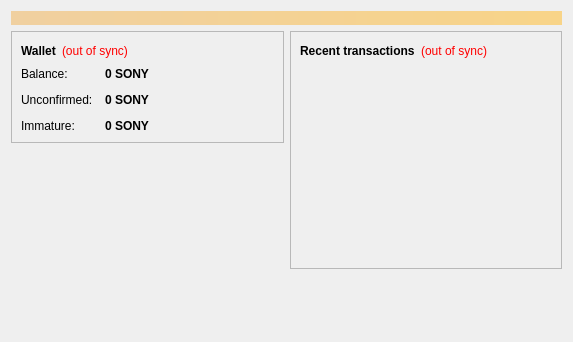
<?xml version="1.0" encoding="UTF-8"?>
<ui version="4.0">
 <class>OverviewPage</class>
 <widget class="QWidget" name="OverviewPage">
  <property name="geometry">
   <rect>
    <x>0</x>
    <y>0</y>
    <width>573</width>
    <height>342</height>
   </rect>
  </property>
  <property name="windowTitle">
   <string>Form</string>
  </property>
  <layout class="QVBoxLayout" name="topLayout">
   <item>
    <widget class="QLabel" name="labelAlerts">
     <property name="visible">
      <bool>false</bool>
     </property>
     <property name="styleSheet">
      <string notr="true">background-color: qlineargradient(x1: 0, y1: 0, x2: 1, y2: 0, stop:0 #F0D0A0, stop:1 #F8D488); color:#000000;</string>
     </property>
     <property name="wordWrap">
      <bool>true</bool>
     </property>
     <property name="margin">
      <number>3</number>
     </property>
    </widget>
   </item>
   <item>
    <layout class="QHBoxLayout" name="horizontalLayout" stretch="1,1">
     <item>
      <layout class="QVBoxLayout" name="verticalLayout_2">
       <item>
        <widget class="QFrame" name="frame">
         <property name="frameShape">
          <enum>QFrame::StyledPanel</enum>
         </property>
         <property name="frameShadow">
          <enum>QFrame::Raised</enum>
         </property>
         <layout class="QVBoxLayout" name="verticalLayout_4">
          <item>
           <layout class="QHBoxLayout" name="horizontalLayout_4">
            <item>
             <widget class="QLabel" name="label_5">
              <property name="font">
               <font>
                <weight>75</weight>
                <bold>true</bold>
               </font>
              </property>
              <property name="text">
               <string>Wallet</string>
              </property>
             </widget>
            </item>
            <item>
             <widget class="QLabel" name="labelWalletStatus">
              <property name="toolTip">
               <string>The displayed information may be out of date. Your wallet automatically synchronizes with the Sonycoin network after a connection is established, but this process has not completed yet.</string>
              </property>
              <property name="styleSheet">
               <string notr="true">QLabel { color: red; }</string>
              </property>
              <property name="text">
               <string notr="true">(out of sync)</string>
              </property>
              <property name="alignment">
               <set>Qt::AlignLeading|Qt::AlignLeft|Qt::AlignVCenter</set>
              </property>
             </widget>
            </item>
            <item>
             <spacer name="horizontalSpacer_2">
              <property name="orientation">
               <enum>Qt::Horizontal</enum>
              </property>
              <property name="sizeHint" stdset="0">
               <size>
                <width>40</width>
                <height>20</height>
               </size>
              </property>
             </spacer>
            </item>
           </layout>
          </item>
          <item>
           <layout class="QFormLayout" name="formLayout_2">
            <property name="fieldGrowthPolicy">
             <enum>QFormLayout::AllNonFixedFieldsGrow</enum>
            </property>
            <property name="horizontalSpacing">
             <number>12</number>
            </property>
            <property name="verticalSpacing">
             <number>12</number>
            </property>
            <item row="0" column="0">
             <widget class="QLabel" name="label">
              <property name="text">
               <string>Balance:</string>
              </property>
             </widget>
            </item>
            <item row="0" column="1">
             <widget class="QLabel" name="labelBalance">
              <property name="font">
               <font>
                <weight>75</weight>
                <bold>true</bold>
               </font>
              </property>
              <property name="cursor">
               <cursorShape>IBeamCursor</cursorShape>
              </property>
              <property name="toolTip">
               <string>Your current balance</string>
              </property>
              <property name="text">
               <string notr="true">0 SONY</string>
              </property>
              <property name="textInteractionFlags">
               <set>Qt::LinksAccessibleByMouse|Qt::TextSelectableByKeyboard|Qt::TextSelectableByMouse</set>
              </property>
             </widget>
            </item>
            <item row="1" column="0">
             <widget class="QLabel" name="label_3">
              <property name="text">
               <string>Unconfirmed:</string>
              </property>
             </widget>
            </item>
            <item row="1" column="1">
             <widget class="QLabel" name="labelUnconfirmed">
              <property name="font">
               <font>
                <weight>75</weight>
                <bold>true</bold>
               </font>
              </property>
              <property name="cursor">
               <cursorShape>IBeamCursor</cursorShape>
              </property>
              <property name="toolTip">
               <string>Total of transactions that have yet to be confirmed, and do not yet count toward the current balance</string>
              </property>
              <property name="text">
               <string notr="true">0 SONY</string>
              </property>
              <property name="textInteractionFlags">
               <set>Qt::LinksAccessibleByMouse|Qt::TextSelectableByKeyboard|Qt::TextSelectableByMouse</set>
              </property>
             </widget>
            </item>
            <item row="2" column="0">
             <widget class="QLabel" name="labelImmatureText">
              <property name="text">
               <string>Immature:</string>
              </property>
             </widget>
            </item>
            <item row="2" column="1">
             <widget class="QLabel" name="labelImmature">
              <property name="font">
               <font>
                <weight>75</weight>
                <bold>true</bold>
               </font>
              </property>
              <property name="toolTip">
               <string>Mined balance that has not yet matured</string>
              </property>
              <property name="text">
               <string notr="true">0 SONY</string>
              </property>
              <property name="textInteractionFlags">
               <set>Qt::LinksAccessibleByMouse|Qt::TextSelectableByKeyboard|Qt::TextSelectableByMouse</set>
              </property>
             </widget>
            </item>
           </layout>
          </item>
         </layout>
        </widget>
       </item>
       <item>
        <spacer name="verticalSpacer">
         <property name="orientation">
          <enum>Qt::Vertical</enum>
         </property>
         <property name="sizeHint" stdset="0">
          <size>
           <width>20</width>
           <height>40</height>
          </size>
         </property>
        </spacer>
       </item>
      </layout>
     </item>
     <item>
      <layout class="QVBoxLayout" name="verticalLayout_3">
       <item>
        <widget class="QFrame" name="frame_2">
         <property name="frameShape">
          <enum>QFrame::StyledPanel</enum>
         </property>
         <property name="frameShadow">
          <enum>QFrame::Raised</enum>
         </property>
         <layout class="QVBoxLayout" name="verticalLayout">
          <item>
           <layout class="QHBoxLayout" name="horizontalLayout_2">
            <item>
             <widget class="QLabel" name="label_4">
              <property name="text">
               <string>&lt;b&gt;Recent transactions&lt;/b&gt;</string>
              </property>
             </widget>
            </item>
            <item>
             <widget class="QLabel" name="labelTransactionsStatus">
              <property name="toolTip">
               <string>The displayed information may be out of date. Your wallet automatically synchronizes with the Sonycoin network after a connection is established, but this process has not completed yet.</string>
              </property>
              <property name="styleSheet">
               <string notr="true">QLabel { color: red; }</string>
              </property>
              <property name="text">
               <string notr="true">(out of sync)</string>
              </property>
              <property name="alignment">
               <set>Qt::AlignRight|Qt::AlignTrailing|Qt::AlignVCenter</set>
              </property>
             </widget>
            </item>
            <item>
             <spacer name="horizontalSpacer">
              <property name="orientation">
               <enum>Qt::Horizontal</enum>
              </property>
              <property name="sizeHint" stdset="0">
               <size>
                <width>40</width>
                <height>20</height>
               </size>
              </property>
             </spacer>
            </item>
           </layout>
          </item>
          <item>
           <widget class="QListView" name="listTransactions">
            <property name="styleSheet">
             <string notr="true">QListView { background: transparent; }</string>
            </property>
            <property name="frameShape">
             <enum>QFrame::NoFrame</enum>
            </property>
            <property name="verticalScrollBarPolicy">
             <enum>Qt::ScrollBarAlwaysOff</enum>
            </property>
            <property name="horizontalScrollBarPolicy">
             <enum>Qt::ScrollBarAlwaysOff</enum>
            </property>
            <property name="selectionMode">
             <enum>QAbstractItemView::NoSelection</enum>
            </property>
           </widget>
          </item>
         </layout>
        </widget>
       </item>
       <item>
        <spacer name="verticalSpacer_2">
         <property name="orientation">
          <enum>Qt::Vertical</enum>
         </property>
         <property name="sizeHint" stdset="0">
          <size>
           <width>20</width>
           <height>40</height>
          </size>
         </property>
        </spacer>
       </item>
      </layout>
     </item>
    </layout>
   </item>
  </layout>
 </widget>
 <resources/>
 <connections/>
</ui>
